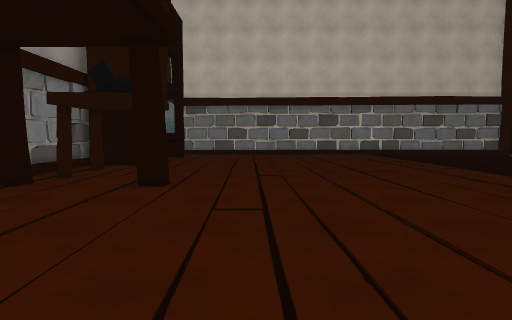
[1] (above)

21 first-person views from a walk through a 3-D level made in the Unity game engine. The camera is 1.3 m above the floor, tilts 4° down and sees 75° across. The floor is counted in squares, 1 m on a side. Each view is taken from the middle of a square. On the plan, view 1 faces up. The plan holds only what a view shows up to about 14 squares ahead; the rest is blank. The place goes on beyond the plan.

[2]
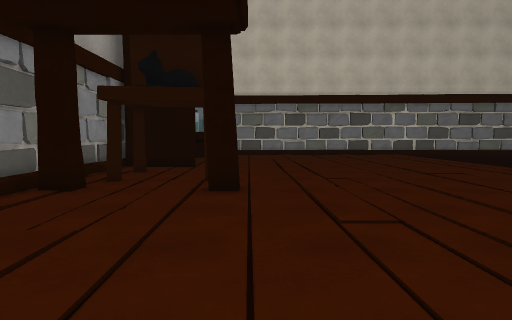

[3]
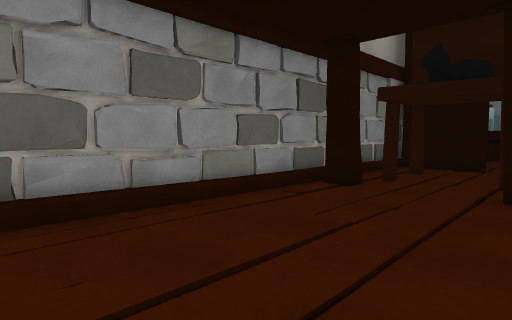

[4]
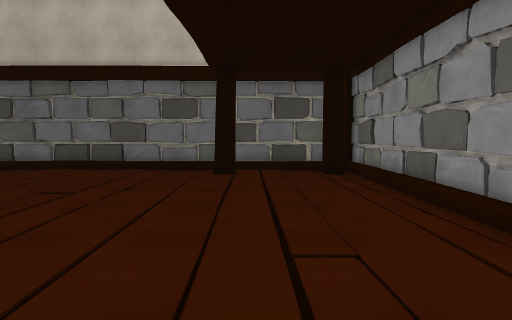

[5]
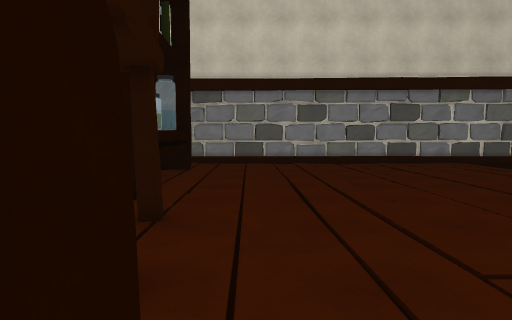

[6]
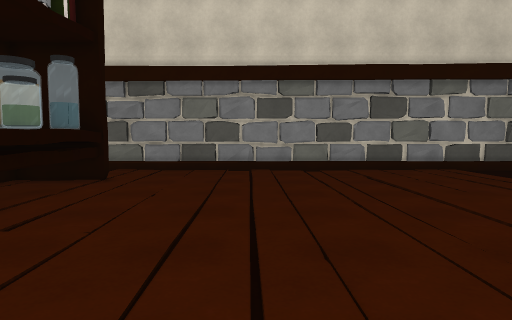

[7]
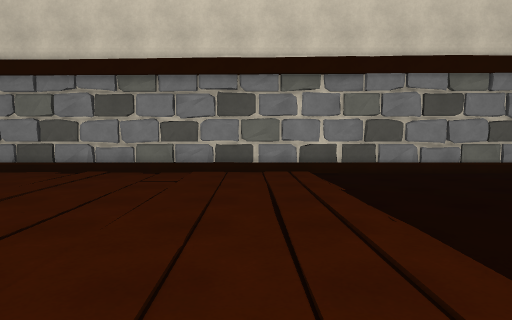

[8]
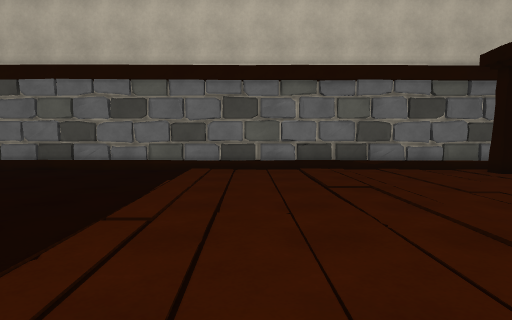

[9]
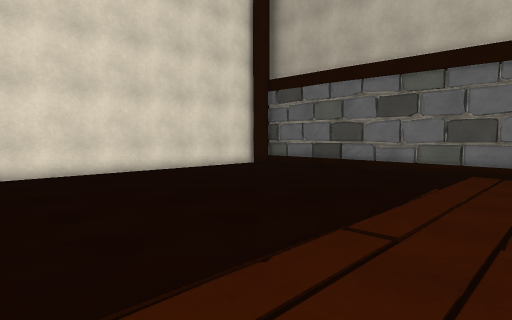

[10]
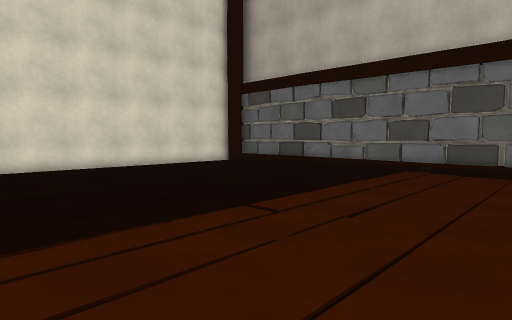

[11]
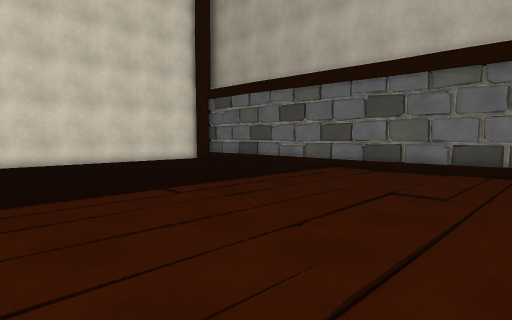

[12]
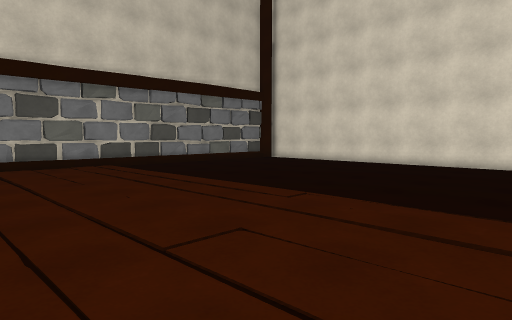

[13]
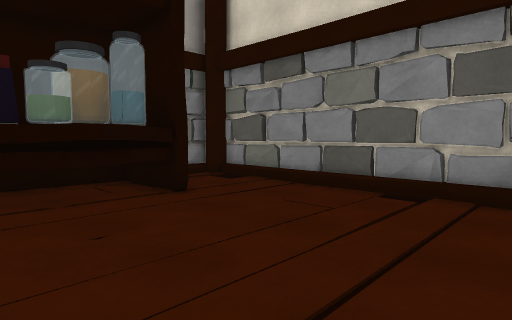

[14]
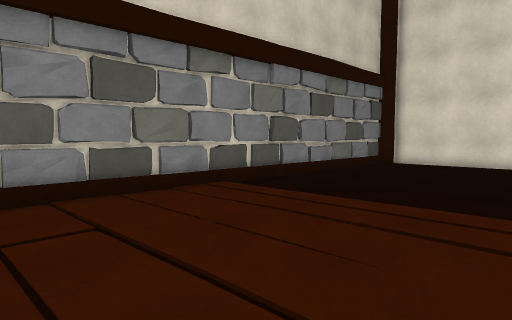

[15]
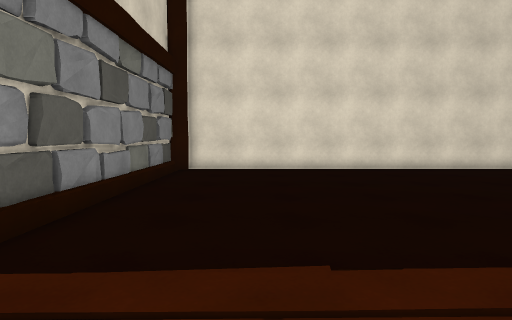

[16]
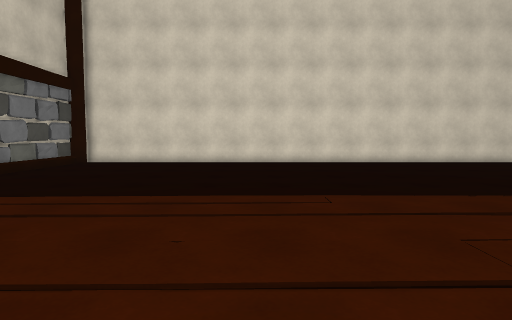

[17]
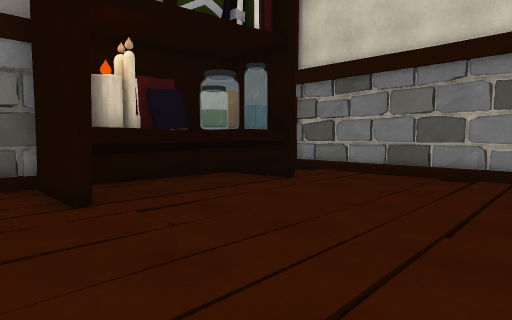

[18]
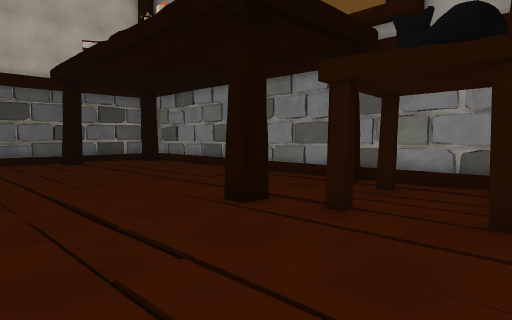

[19]
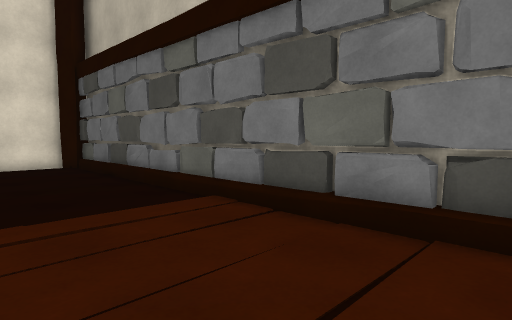

[20]
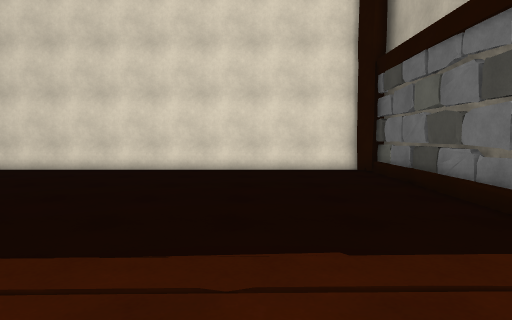

[21]
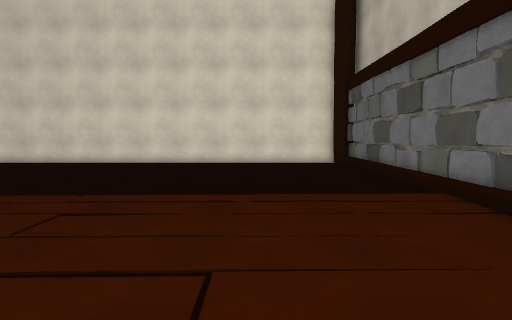

### Floor plan
Points are (right, up) in squares from view 1. A wall is a line through its corners. A room is listed if a view was taken in it or the views show most of it. See-through windows are left out.
Room 1 (views 1, 2, 3, 4, 5, 6, 7, 8, 9, 10, 11, 12, 13, 14, 15, 16, 17, 18, 19, 20, 21)
walls: (-2.5, 9.3) (-2.5, 8.6) (-3.3, 8.6); (-4.6, 15.6) (-4.6, 14.9) (-7.5, 14.9); (-6.3, 9.3) (-6.3, 8.7) (-7, 8.7); (-5.3, 16.4) (-5, 15.9); (-7.6, 11.2) (-7.8, 9.2); (-7.7, 12.8) (-7.9, 11.6); (-7.8, 12.4) (-7.6, 11.4); (-7.9, 7.7) (-7.6, 5.1); (3.2, 24.3) (2.5, 24.3); (9.6, 24.2) (9.1, 24.4); (-7.8, 15) (-7.6, 13.6); (-6, 18.5) (-6.2, 17.4); (-7.8, 15.1) (-7.8, -4.2); (3.3, -4.5) (4.4, -4.7); (8, -4.7) (9.1, -4.5); (-6.7, 17.7) (-6.7, 17.2); (8.8, -4.6) (9.5, -4.7); (9.5, 24.5) (8.2, 24.3); (9.8, -4.6) (11.2, -4.5); (1.7, -4.5) (3.5, -4.7); (2.4, -4.8) (3.8, -4.6); (11.4, 24.4) (9.3, 24.2); (12.3, 24.1) (10, 24.4); (-7.9, 3) (-7.6, 0.2); (-0.3, 24.3) (-1.5, 24.4); (0.5, -4.7) (2.2, -4.5); (-3.4, -2.6) (-2.6, -2.6) (-2.6, -3.3); (-0.6, 24.6) (-3.4, 24.3); (12.6, -4.7) (15.2, -4.4); (-1.3, -4.4) (1.4, -4.7); (14.1, 24.2) (12.7, 24.1); (15.2, 24.1) (13.2, 24.3); (-2.5, -4.7) (0.1, -4.4); (-3.8, 24.4) (-7.1, 24.4); (17.4, 24) (4.6, 24.3); (18, 23.6) (17.5, 24.3) (-7.3, 24.6); (17.6, -4.4) (18.2, -3.9); (18.4, -4.1) (18.4, 23.8); (-6.1, 24.6) (-7, 24.5) (-7.4, 23.9); (-6.8, -4.6) (17.9, -4.6); (-6.8, -4.7) (18.3, -5.1); (-7.6, 24) (-7.7, 23.3); (-7.8, 24.4) (-7.8, 23.3)
low walls: (-7.5, 8.7) (-7.6, -0.4); (-7.5, 11.4) (-7.5, 10.5); (6.3, 24.2) (4.5, 24.5); (-7.9, 7) (-8, 6.4); (4, 24.3) (3.4, 24.3); (8.2, 24.3) (7.6, 24.4); (5.6, -4.5) (7.5, -4.7); (3.2, 24.4) (2.5, 24.5); (2.2, -4.5) (2.8, -4.6); (-7.7, 3.9) (-7.9, 2); (1.4, 24.5) (0.6, 24.4); (0.2, 24.3) (-1.5, 24.6); (11.7, -4.5) (13.5, -4.7); (-7.6, -0.5) (-7.6, -1.4); (-7.6, -1.5) (-7.6, -2.4)
objects: chair (-6, 10) to (-6, 11); chair (-6, 13); chair (-4, 13); chair (-3, 11)
Room 2 (no view inside)
walls: (-5, 21) (-7.2, 21) (-7.2, 18.6)
objects: jar (-6, 18) to (-5, 20)

Where each view was taken, in squares from view 1:
view 1: 0 up, 0 right, facing up
view 2: 1 up, 2 left, facing up
view 3: 1 up, 2 left, facing up-left
view 4: 9 up, 4 left, facing down
view 5: 8 up, 2 left, facing up
view 6: 11 up, 0 right, facing up
view 7: 12 up, 6 right, facing up
view 8: 9 up, 6 right, facing down
view 9: 8 up, 6 right, facing down-right
view 10: 8 up, 4 right, facing down-right
view 11: 8 up, 1 right, facing down-right
view 12: 9 up, 2 right, facing up-right
view 13: 17 up, 2 right, facing up-left
view 14: 17 up, 2 right, facing up-right
view 15: 21 up, 5 right, facing right
view 16: 15 up, 1 right, facing right
view 17: 13 up, 2 right, facing up-left
view 18: 14 up, 2 right, facing down-left
view 19: 0 up, 3 right, facing down-right
view 20: 0 up, 5 right, facing right
view 21: 0 up, 1 right, facing right
